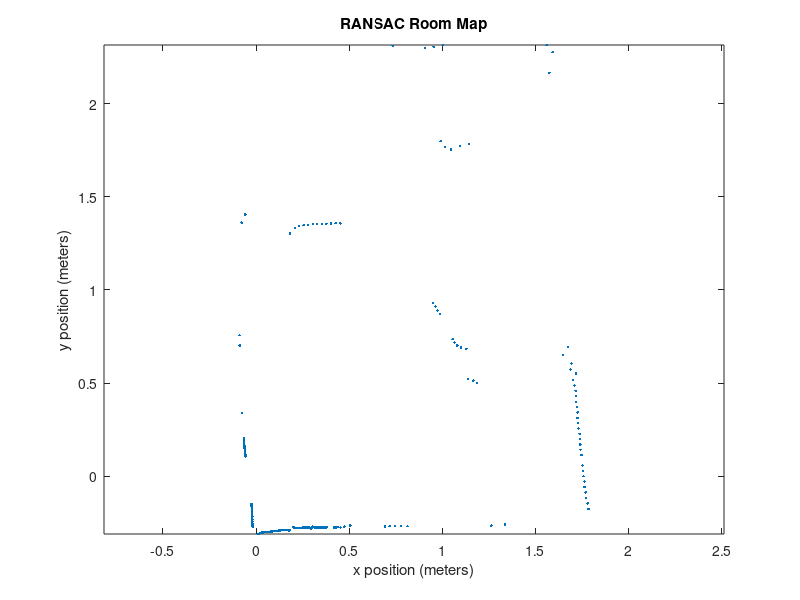

The MATLAB script that drew this image: (Note: this script raises an error after producing the figure.)
%% RANSAC Implementation
clear;rng(3);
load('oneScanData.mat');
x = data(1,:)';
y = data(2,:)';

size(x)
size(y)


toremove = [];
for i = 1:1:length(x)
    if(x(i) > 0.9)
        if(x(i) < 1.2)
            if(y(i) > 1.7)
                if(y(i) < 1.9)
                    toremove = vertcat(toremove, i);
                end
            end
        end
    end
end

% x(toremove) = [];
% y(toremove) = [];

size(x)
size(y)

figure(1);clf;
plot(x,y, '.');hold on;
axis equal;
title('RANSAC Room Map');
xlabel('x position (meters)');
ylabel('y position (meters)');

clearvars -except x y
tic
[A, B, bestTestLine, outliers, inliers] = RANSAC(x,y,0.05,100);

% plot(inliers(:,1), inliers(:,2), 'ks')

p = polyfit([A(1) B(1)], [A(2) B(2)], 1);
% testline = polyval(p, x);

lengths = vecnorm(inliers' - [10; 10]);
[~, ia] = min(lengths);
[~, ib] = max(lengths);
end1 = inliers(ia,:);
end2 = inliers(ib,:);
line = [end1; end2];
plot(line(:,1), line(:,2), 'g', 'LineWidth', 5)


% plot(x, testline, 'ro')
totalInliers = 100;
    
while(totalInliers > 5)
    x = outliers(:,1);
    y = outliers(:,2);

    [A, B, bestTestLine, outliers, inliers, totalInliers] = RANSAC(x,y,0.05,20);

    lengths = vecnorm(inliers' - [10; 10]);
    [~, ia] = min(lengths);
    [~, ib] = max(lengths);
    end1 = inliers(ia,:);
    end2 = inliers(ib,:);
    line = [end1; end2];
    plot(line(:,1), line(:,2), 'g', 'LineWidth', 5)

end





toc

ylim([-1 3])
axis equal







legend('Dataset', 'RANSAC Fit Line')







function [A, B, bestTestLine, outliers, inliers, totalInliers] = RANSAC(x,y,d,n)
points = [x y];

bestInliersSoFar = 0;
bestTestLineSoFar = [];
bestInlierPointsSoFar = [];

% For each point pair
for i = 1:n
    % Randomly select the points
    A = points(randi([1, length(points)]),:);
    B = points(randi([1, length(points)]),:);
    
    % Find and plot the line between them
    p = polyfit([A(1) B(1)], [A(2) B(2)], 1);
    testline = polyval(p, x);
    
    That = [B(1) - A(1);B(2) - A(2);0]./vecnorm([B(1) - A(1);B(2) - A(2);0]);
    Khat = [0;0;1];
    Nhat = cross(That,Khat);
    
    inliers = 0;
    outliers = [];
    inlierPoints = [];
    % Test every point with this fit line
    for j = 1:length(points)
        r = horzcat(points(j,:) - A, 0);
        dist = dot(r,Nhat);
        if abs(dist) <= d
            inliers = inliers + 1;
            inlierPoints = vertcat(inlierPoints, points(j,:));
        else
            outliers = vertcat(outliers, points(j,:));
        end
    end
    
    if inliers > bestInliersSoFar
        bestPoint1SoFar = A;
        bestPoint2SoFar = B;
        bestTestLineSoFar = testline;
        bestInliersSoFar = inliers;
        bestOutliersSoFar = outliers;
        bestInlierPointsSoFar = inlierPoints;
    end
end
inliers = rmoutliers(bestInlierPointsSoFar, 'median');
totalInliers = length(inliers);
endA = 0;
endB = 0;
bestTestLine = bestTestLineSoFar;
A = bestPoint1SoFar;
B = bestPoint2SoFar;
outliers = bestOutliersSoFar;
end
